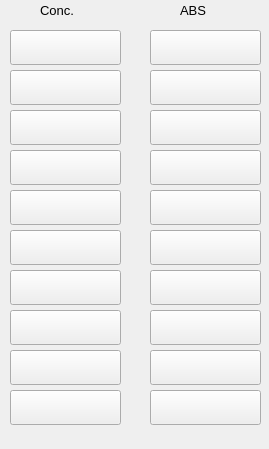
      <widget class="QWidget" name="scrollAreaWidgetContents_2">
       <property name="geometry">
        <rect>
         <x>0</x>
         <y>0</y>
         <width>269</width>
         <height>449</height>
        </rect>
       </property>
       <widget class="QLabel" name="label_12">
        <property name="geometry">
         <rect>
          <x>40</x>
          <y>0</y>
          <width>41</width>
          <height>20</height>
         </rect>
        </property>
        <property name="font">
         <font>
          <pointsize>10</pointsize>
         </font>
        </property>
        <property name="text">
         <string>Conc.</string>
        </property>
       </widget>
       <widget class="QPushButton" name="c1">
        <property name="geometry">
         <rect>
          <x>10</x>
          <y>30</y>
          <width>111</width>
          <height>35</height>
         </rect>
        </property>
        <property name="font">
         <font>
          <pointsize>10</pointsize>
         </font>
        </property>
        <property name="styleSheet">
         <string notr="true">/*text-align:left</string>
        </property>
        <property name="text">
         <string/>
        </property>
       </widget>
       <widget class="QLabel" name="label_13">
        <property name="geometry">
         <rect>
          <x>180</x>
          <y>0</y>
          <width>41</width>
          <height>20</height>
         </rect>
        </property>
        <property name="font">
         <font>
          <pointsize>10</pointsize>
         </font>
        </property>
        <property name="text">
         <string>ABS</string>
        </property>
       </widget>
       <widget class="QPushButton" name="a1">
        <property name="geometry">
         <rect>
          <x>150</x>
          <y>30</y>
          <width>111</width>
          <height>35</height>
         </rect>
        </property>
        <property name="font">
         <font>
          <pointsize>10</pointsize>
         </font>
        </property>
        <property name="styleSheet">
         <string notr="true">/*text-align:left</string>
        </property>
        <property name="text">
         <string/>
        </property>
       </widget>
       <widget class="QPushButton" name="a2">
        <property name="geometry">
         <rect>
          <x>150</x>
          <y>70</y>
          <width>111</width>
          <height>35</height>
         </rect>
        </property>
        <property name="font">
         <font>
          <pointsize>10</pointsize>
         </font>
        </property>
        <property name="styleSheet">
         <string notr="true">/*text-align:left</string>
        </property>
        <property name="text">
         <string/>
        </property>
       </widget>
       <widget class="QPushButton" name="c2">
        <property name="geometry">
         <rect>
          <x>10</x>
          <y>70</y>
          <width>111</width>
          <height>35</height>
         </rect>
        </property>
        <property name="font">
         <font>
          <pointsize>10</pointsize>
         </font>
        </property>
        <property name="styleSheet">
         <string notr="true">/*text-align:left</string>
        </property>
        <property name="text">
         <string/>
        </property>
       </widget>
       <widget class="QPushButton" name="c4">
        <property name="geometry">
         <rect>
          <x>10</x>
          <y>150</y>
          <width>111</width>
          <height>35</height>
         </rect>
        </property>
        <property name="font">
         <font>
          <pointsize>10</pointsize>
         </font>
        </property>
        <property name="styleSheet">
         <string notr="true">/*text-align:left</string>
        </property>
        <property name="text">
         <string/>
        </property>
       </widget>
       <widget class="QPushButton" name="a3">
        <property name="geometry">
         <rect>
          <x>150</x>
          <y>110</y>
          <width>111</width>
          <height>35</height>
         </rect>
        </property>
        <property name="font">
         <font>
          <pointsize>10</pointsize>
         </font>
        </property>
        <property name="styleSheet">
         <string notr="true">/*text-align:left</string>
        </property>
        <property name="text">
         <string/>
        </property>
       </widget>
       <widget class="QPushButton" name="c3">
        <property name="geometry">
         <rect>
          <x>10</x>
          <y>110</y>
          <width>111</width>
          <height>35</height>
         </rect>
        </property>
        <property name="font">
         <font>
          <pointsize>10</pointsize>
         </font>
        </property>
        <property name="styleSheet">
         <string notr="true">/*text-align:left</string>
        </property>
        <property name="text">
         <string/>
        </property>
       </widget>
       <widget class="QPushButton" name="a4">
        <property name="geometry">
         <rect>
          <x>150</x>
          <y>150</y>
          <width>111</width>
          <height>35</height>
         </rect>
        </property>
        <property name="font">
         <font>
          <pointsize>10</pointsize>
         </font>
        </property>
        <property name="styleSheet">
         <string notr="true">/*text-align:left</string>
        </property>
        <property name="text">
         <string/>
        </property>
       </widget>
       <widget class="QPushButton" name="c8">
        <property name="geometry">
         <rect>
          <x>10</x>
          <y>310</y>
          <width>111</width>
          <height>35</height>
         </rect>
        </property>
        <property name="font">
         <font>
          <pointsize>10</pointsize>
         </font>
        </property>
        <property name="styleSheet">
         <string notr="true">/*text-align:left</string>
        </property>
        <property name="text">
         <string/>
        </property>
       </widget>
       <widget class="QPushButton" name="c7">
        <property name="geometry">
         <rect>
          <x>10</x>
          <y>270</y>
          <width>111</width>
          <height>35</height>
         </rect>
        </property>
        <property name="font">
         <font>
          <pointsize>10</pointsize>
         </font>
        </property>
        <property name="styleSheet">
         <string notr="true">/*text-align:left</string>
        </property>
        <property name="text">
         <string/>
        </property>
       </widget>
       <widget class="QPushButton" name="a7">
        <property name="geometry">
         <rect>
          <x>150</x>
          <y>270</y>
          <width>111</width>
          <height>35</height>
         </rect>
        </property>
        <property name="font">
         <font>
          <pointsize>10</pointsize>
         </font>
        </property>
        <property name="styleSheet">
         <string notr="true">/*text-align:left</string>
        </property>
        <property name="text">
         <string/>
        </property>
       </widget>
       <widget class="QPushButton" name="c6">
        <property name="geometry">
         <rect>
          <x>10</x>
          <y>230</y>
          <width>111</width>
          <height>35</height>
         </rect>
        </property>
        <property name="font">
         <font>
          <pointsize>10</pointsize>
         </font>
        </property>
        <property name="styleSheet">
         <string notr="true">t/*text-align:left</string>
        </property>
        <property name="text">
         <string/>
        </property>
       </widget>
       <widget class="QPushButton" name="a5">
        <property name="geometry">
         <rect>
          <x>150</x>
          <y>190</y>
          <width>111</width>
          <height>35</height>
         </rect>
        </property>
        <property name="font">
         <font>
          <pointsize>10</pointsize>
         </font>
        </property>
        <property name="autoFillBackground">
         <bool>false</bool>
        </property>
        <property name="styleSheet">
         <string notr="true">/*text-align:left</string>
        </property>
        <property name="text">
         <string/>
        </property>
       </widget>
       <widget class="QPushButton" name="a8">
        <property name="geometry">
         <rect>
          <x>150</x>
          <y>310</y>
          <width>111</width>
          <height>35</height>
         </rect>
        </property>
        <property name="font">
         <font>
          <pointsize>10</pointsize>
         </font>
        </property>
        <property name="styleSheet">
         <string notr="true">/*text-align:left</string>
        </property>
        <property name="text">
         <string/>
        </property>
       </widget>
       <widget class="QPushButton" name="c5">
        <property name="geometry">
         <rect>
          <x>10</x>
          <y>190</y>
          <width>111</width>
          <height>35</height>
         </rect>
        </property>
        <property name="font">
         <font>
          <pointsize>10</pointsize>
         </font>
        </property>
        <property name="styleSheet">
         <string notr="true">/*text-align:left</string>
        </property>
        <property name="text">
         <string/>
        </property>
       </widget>
       <widget class="QPushButton" name="a6">
        <property name="geometry">
         <rect>
          <x>150</x>
          <y>230</y>
          <width>111</width>
          <height>35</height>
         </rect>
        </property>
        <property name="font">
         <font>
          <pointsize>10</pointsize>
         </font>
        </property>
        <property name="styleSheet">
         <string notr="true">/*text-align:left</string>
        </property>
        <property name="text">
         <string/>
        </property>
       </widget>
       <widget class="QPushButton" name="c9">
        <property name="geometry">
         <rect>
          <x>10</x>
          <y>350</y>
          <width>111</width>
          <height>35</height>
         </rect>
        </property>
        <property name="font">
         <font>
          <pointsize>10</pointsize>
         </font>
        </property>
        <property name="styleSheet">
         <string notr="true">/*text-align:left</string>
        </property>
        <property name="text">
         <string/>
        </property>
       </widget>
       <widget class="QPushButton" name="a9">
        <property name="geometry">
         <rect>
          <x>150</x>
          <y>350</y>
          <width>111</width>
          <height>35</height>
         </rect>
        </property>
        <property name="font">
         <font>
          <pointsize>10</pointsize>
         </font>
        </property>
        <property name="styleSheet">
         <string notr="true">/*text-align:left</string>
        </property>
        <property name="text">
         <string/>
        </property>
       </widget>
       <widget class="QPushButton" name="c10">
        <property name="geometry">
         <rect>
          <x>10</x>
          <y>390</y>
          <width>111</width>
          <height>35</height>
         </rect>
        </property>
        <property name="font">
         <font>
          <pointsize>10</pointsize>
         </font>
        </property>
        <property name="styleSheet">
         <string notr="true">/*text-align:left</string>
        </property>
        <property name="text">
         <string/>
        </property>
       </widget>
       <widget class="QPushButton" name="a10">
        <property name="geometry">
         <rect>
          <x>150</x>
          <y>390</y>
          <width>111</width>
          <height>35</height>
         </rect>
        </property>
        <property name="font">
         <font>
          <pointsize>10</pointsize>
         </font>
        </property>
        <property name="styleSheet">
         <string notr="true">/*text-align:left</string>
        </property>
        <property name="text">
         <string/>
        </property>
       </widget>
      </widget>
